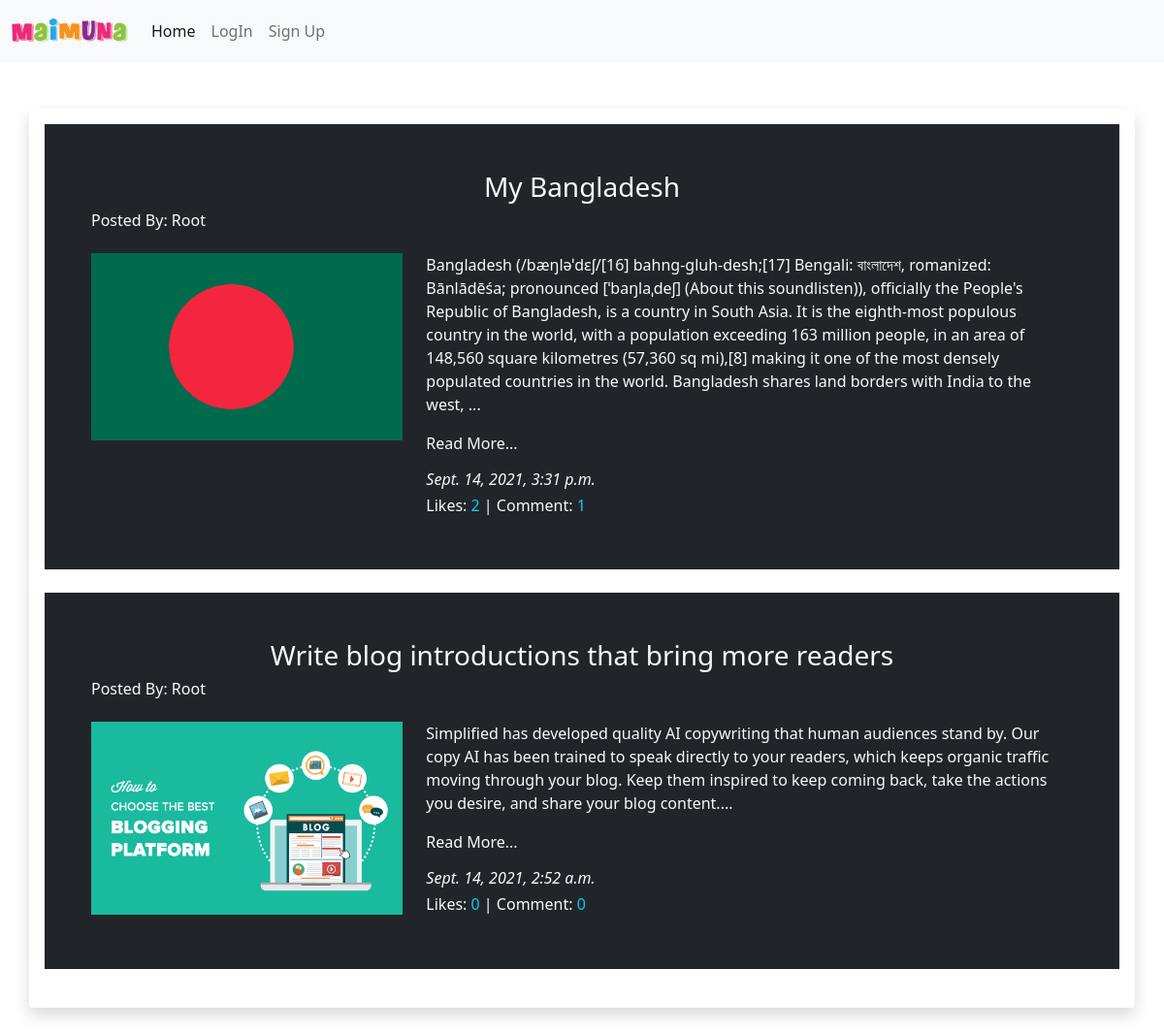
Screenshot of /blog/ with the database file from the repository.
### App_Blog/models.py (models this page shows, shortened)
class Blog(models.Model):
    author = models.ForeignKey(User, on_delete=models.CASCADE, related_name='post_author')
    blog_title = models.CharField(max_length=264, verbose_name='Put a title')
    slug = models.SlugField(max_length=264, unique=True)
    blog_content = models.TextField(verbose_name='What is your mind?')
    blog_image = models.ImageField(upload_to='blog_images', verbose_name='Image')
    publish_date = models.DateTimeField(auto_now_add=True)
    update_date = models.DateTimeField(auto_now=True)
    class Meta:
        ordering = ['-publish_date',]

### App_Blog/views.py (the view)
# urls.py: path('', views.BlogList.as_view(), name='blog_list'),
class BlogList(ListView):
    context_object_name = 'blogs'
    model = Blog
    template_name = 'App_Blog/blog_list.html'

### App_Blog/templatetags/custom_filters.py (called while the page is built)
def range_filter(value):
    return value[0:500] + "..."

### templates/App_Blog/blog_list.html (shortened to what this page needs)
{% extends 'base.html' %}
{% load custom_filters %}
{% block body_block %}
{% for blog in blogs %}
<div class="bg-dark p-5 text-light">
    <h3 class="text-center">{{blog.blog_title}}</h3>
    <h6>Posted By: <a href="#" class="text-decoration-none text-capitalize text-light">{{blog.author}}</a></h6>
    <div class="row">
        <div class="col-sm-4 mt-3">
            <img src="/media/{{blog.blog_image}}" alt="{{blog.blog_title}}" title="{{blog.blog_title}}" width="100%">
        </div>
        <div class="col-sm-8">
            <p>{{blog.blog_content|range_filter|linebreaks}} <a href="{% url 'App_Blog:blog_details' slug=blog.slug %}"
                    class="text-decoration-none text-capitalize text-light">Read More...</a></p>
            <h6><i>{{blog.publish_date}}</i></h6>
            <h6>Likes: <span class="text-info">{{blog.liked_blog.count}}</span> | Comment: <span class="text-info">{{blog.Blog_comment.count}}</span></h6>
        </div>
    </div>
</div>
<br>
{% endfor %}
{% endblock %}

### templates/base.html (shortened to what this page needs)
<!doctype html>
<html lang="en">
<head>
  <link href="https://cdn.jsdelivr.net/npm/bootstrap@5.1.1/dist/css/bootstrap.min.css" rel="stylesheet"
>
  <link href="/your-path-to-fontawesome/css/all.css" rel="stylesheet">
  <link rel="stylesheet" href="/templates/style.css">
</head>
<body>
  <nav class="navbar navbar-expand-lg navbar-light bg-light">
    <div class="container-fluid">
      <a class="navbar-brand" href="{% url 'index' %}"><img src="/media/logo.png" width="120px"></a>
      <div class="collapse navbar-collapse mx-auto" id="navbarNav">
        <ul class="navbar-nav">
          <li class="nav-item">
            <a class="nav-link active" aria-current="page" href="{% url 'index' %}">Home</a>
          </li>
          {% if user.is_authenticated %}
          <li class="nav-item dropdown">
            <a class="nav-link dropdown-toggle" href="#" id="navbarDropdown" role="button" data-bs-toggle="dropdown"
              aria-expanded="false">
              {{user.username}}
            </a>
            <ul class="dropdown-menu" aria-labelledby="navbarDropdown">
              <li><a class="dropdown-item" href="{% url 'App_Login:profile' %}">Profile</a></li>
              <li><a class="dropdown-item" href="{% url 'App_Blog:create_blog' %}">Write Blog</a></li>
              <li><a class="dropdown-item" href="{% url 'App_Blog:my_blogs' %}">My Blog</a></li>
              <li><a class="dropdown-item" href="{% url 'App_Login:logout' %}">LogOut</a></li>
            </ul>
          </li>
          {% else %}
          <li class="nav-item">
            <a class="nav-link" href="{% url 'App_Login:login' %}">LogIn</a>
          </li>
          <li class="nav-item">
            <a class="nav-link" href="{% url 'App_Login:signup' %}">Sign Up</a>
          </li>
          {% endif %}
        </ul>
      </div>
    </div>
  </nav>
  <div class="container shadow p-3 mb-5 bg-body rounded mt-5" style="padding-top: 20px;">
    {% block body_block %}
    {% endblock %}
  </div>
</body>
</html>

### rows the page displays
Blog: blog_title "My Bangladesh", author "Root", blog_image (picture), blog_content|range_filter "Bangladesh (/bæŋləˈdɛʃ/[16] bahng-gluh-desh;[17] Bengali: বাংলাদেশ, romanized: Bānlādēśa; pronounced [ˈbaŋlaˌdeʃ] (About this soundlisten)), officially the People's Republic of Bangladesh, is a country in South Asia. It is the eighth-most populous country in the world, with a population exceeding 163 million people, in an area of 148,560 square kilometres (57,360 sq mi),[8] making it one of the most densely populated countries in the world. Bangladesh shares land borders with India to the west, ...", publish_date "Sept. 14, 2021, 3:31 p.m.", liked_blog.count "2", Blog_comment.count "1"
Blog: blog_title "Write blog introductions that bring more readers", author "Root", blog_image (picture), blog_content|range_filter "Simplified has developed quality AI copywriting that human audiences stand by. Our copy AI has been trained to speak directly to your readers, which keeps organic traffic moving through your blog. Keep them inspired to keep coming back, take the actions you desire, and share your blog content....", publish_date "Sept. 14, 2021, 2:52 a.m.", liked_blog.count "0", Blog_comment.count "0"
